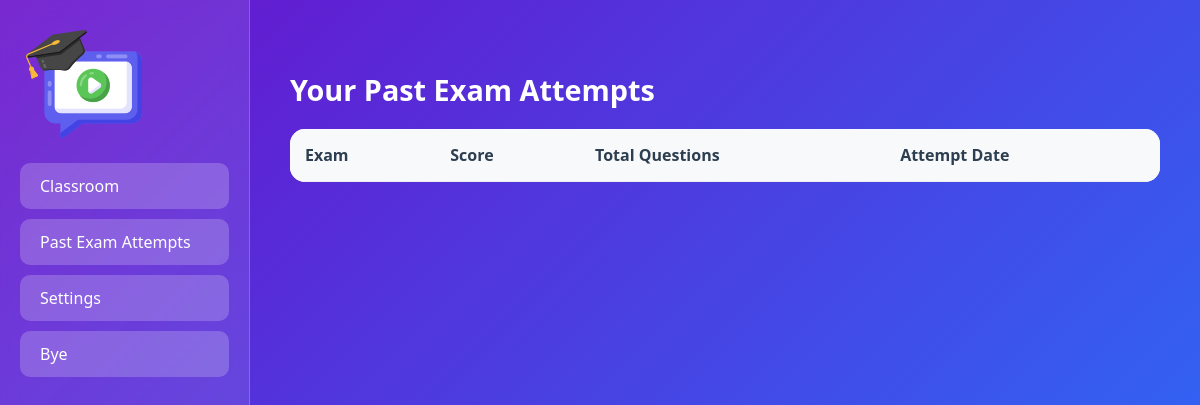
/attempts (signed in), run on an earlier commit of the app's database.
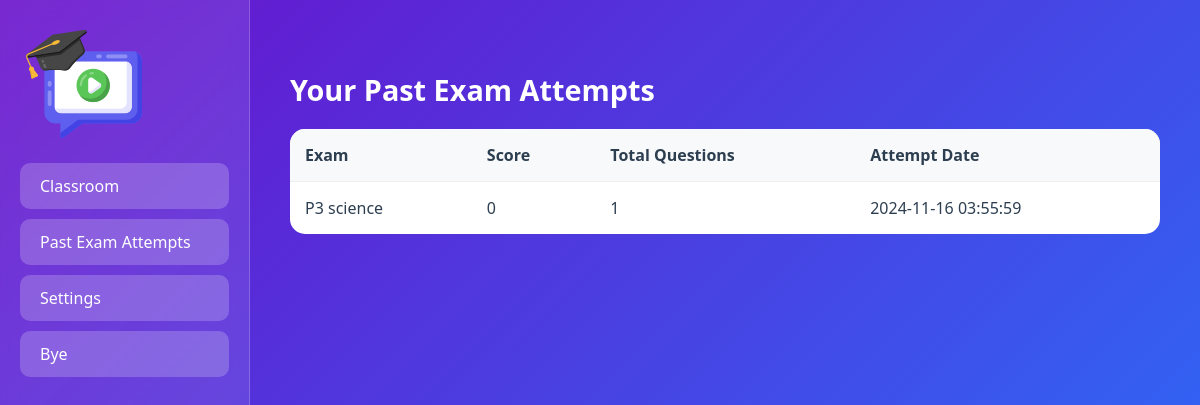
And on a later commit of the database.
### app.py (models this page shows)
class ExamAttempt(db.Model):
    id = db.Column(db.Integer, primary_key=True)
    user_id = db.Column(db.Integer, db.ForeignKey('user.id'), nullable=False)
    exam_id = db.Column(db.Integer, db.ForeignKey('exam.id'), nullable=False)
    score = db.Column(db.Integer, nullable=False)
    total_questions = db.Column(db.Integer, nullable=False)
    attempt_date = db.Column(db.DateTime, default=datetime.utcnow)
    user = db.relationship('User', backref='attempts', lazy=True)
    exam = db.relationship('Exam', backref='attempts', lazy=True)

class Exam(db.Model):
    __tablename__ = 'exam'
    id = db.Column(db.Integer, primary_key=True)
    title = db.Column(db.String(100), nullable=False)
    questions = db.relationship('Question', backref='exam', lazy=True)

### app.py (the view)
@app.route("/attempts")
@login_required
def attempts():
    attempts = ExamAttempt.query.filter_by(user_id=current_user.id).order_by(ExamAttempt.attempt_date.desc()).all()
    return render_template("attempts.html", attempts=attempts)

### app.py (called while the page is built)
@login_manager.user_loader
def load_user(user_id):
    return User.query.get(int(user_id))

### templates/attempts.html (shortened to what this page needs)
<!DOCTYPE html>
<html lang="en">
<head>
</head>
<body>
    <div class="sidebar">
     <img src="static/logo.png" alt="Backbench Logo">
            <a href="{{ url_for('user_home') }}" class="sidebar-button">Classroom</a>
            <a href="{{ url_for('attempts') }}" class="sidebar-button">Past Exam Attempts</a>
            <a href="{{ url_for('settings') }}" class="sidebar-button">Settings</a>
        <a href="{{ url_for('logout') }}" class="sidebar-button">Bye</a>
    </div>
    <div class="content">
        <h2>Your Past Exam Attempts</h2>
        <table class="attempts-table">
            <thead>
                <tr>
                    <th>Exam</th>
                    <th>Score</th>
                    <th>Total Questions</th>
                    <th>Attempt Date</th>
                </tr>
            </thead>
            <tbody>
                {% for attempt in attempts %}
                <tr>
                    <td>{{ attempt.exam.title }}</td>
                    <td>{{ attempt.score }}</td>
                    <td>{{ attempt.total_questions }}</td>
                    <td>{{ attempt.attempt_date.strftime('%Y-%m-%d %H:%M:%S') }}</td>
                </tr>
                {% endfor %}
            </tbody>
        </table>
    </div>
</body>
</html>

### templates/attempts.html (style rules this page uses)
* { box-sizing: border-box; margin: 0; padding: 0; font-family: 'Segoe UI', Tahoma, Geneva, Verdana, sans-serif; }
body { background: linear-gradient(135deg, #6a11cb 0%, #2575fc 100%); min-height: 100vh; display: flex; }
.sidebar { width: 250px; background: rgba(255, 255, 255, 0.1); backdrop-filter: blur(10px); padding: 20px; border-right: 1px solid rgba(255, 255, 255, 0.2); }
.sidebar-button { display: block; padding: 12px 20px; margin: 10px 0; background: rgba(255, 255, 255, 0.2); color: white; text-decoration: none; border-radius: 10px; transition: all 0.3s ease; }
.content { flex: 1; padding: 40px; color: white; }
h2 { margin: 30px 0 20px; font-size: 1.8em; }
.attempts-table { width: 100%; background: white; border-radius: 15px; overflow: hidden; border-collapse: collapse; }
.attempts-table th, .attempts-table td { padding: 15px; text-align: left; color: #2c3e50; border-bottom: 1px solid #eee; }
.attempts-table th { background: #f8f9fa; font-weight: 600; }
.attempts-table tr:last-child td { border-bottom: none; }

What changed in the data, as far as the page shows it:
added ExamAttempt: exam "P3 science", score "0", total_questions "1", attempt_date "2024-11-16 03:55:59"
